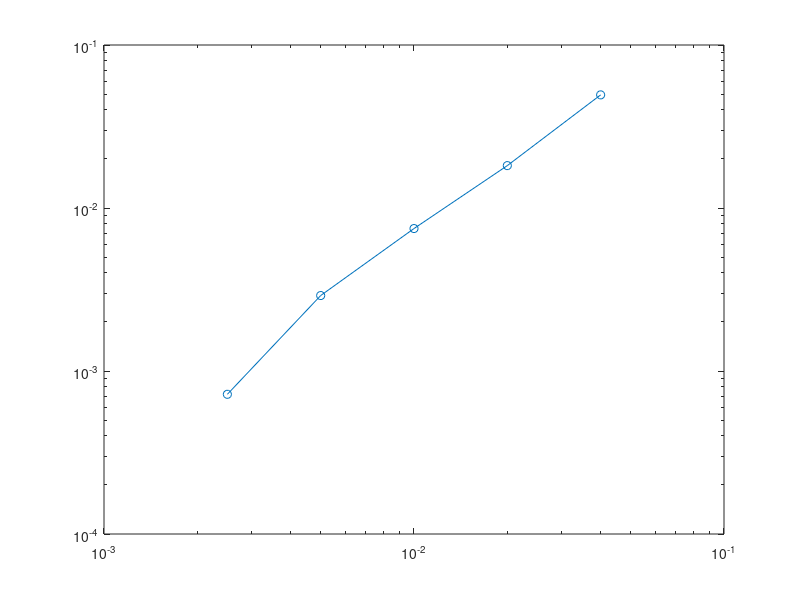

Write MATLAB code to recreate this figure.
%elements_in_x-dir    activation_time
%
%
%25		     130.4
%50		     134.4
%100		     135.83
%200		     136.45
%400		     136.7478
%800		     136.8462

mesh_size =1./[25 50 100 200 400 800];
conduction_vel= 2.5 ./ ([130.4 134.4 135.83 136.45 136.7478 136.8462] ./1000);

exact_vel = 2.5 ./ (136.8462./1000);
error= abs(conduction_vel-exact_vel)/exact_vel;
loglog(mesh_size, error, '-o');
